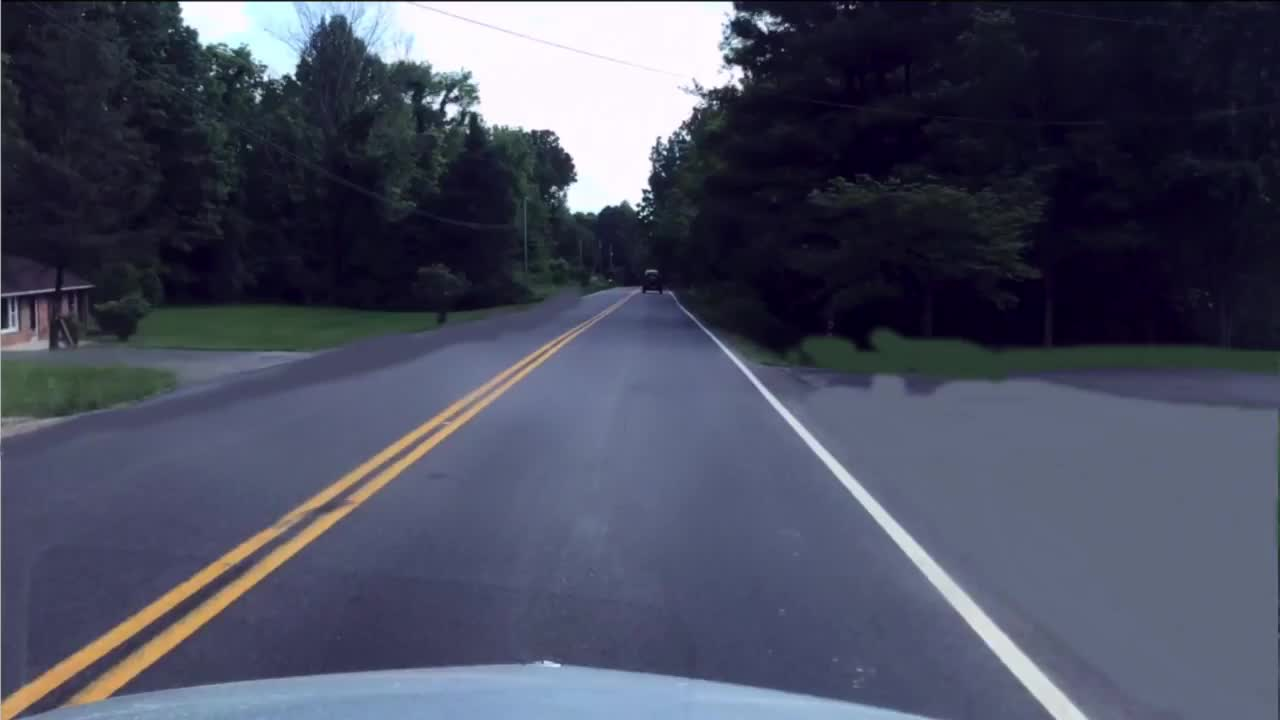
#> input picture roadlaneimg/1.png, 1280 x 720 px; its folder holds only this picture in this run
$ python -i main.py   (imports and definitions only)
#> lines starting #> are read from the running program, lines starting #| are printed output that depends on the picture; after the words box and inside, x2 and y2 are one past the last pixel; in counts of white or black regions, pixels touching at a corner belong together
import pickle
import cv2
import math
import matplotlib as mpl
from matplotlib.pyplot import gray
import matplotlib.pyplot as plt
import matplotlib.gridspec as gridspec

import numpy as np

from moviepy.editor import VideoFileClip

lastBestKnownPosSlope = [1, 1]
lastBestKnownNegSlope = [-1, -1]


def grayscale(img):
    return cv2.cvtColor(img, cv2.COLOR_RGB2GRAY)

def to_hsv(img):
    return cv2.cvtColor(img, cv2.COLOR_BGR2HSV)

def canny(img, low_threshold, high_threshold):
    return cv2.Canny(img, low_threshold, high_threshold)

def gaussian_blur(img, kernel_size):
    return cv2.GaussianBlur(img, (kernel_size, kernel_size), 0)

def region_of_interest(img, vertices):
    """
    Applies an image mask.

    Only keeps the region of the image defined by the polygon
    formed from `vertices`. The rest of the image is set to black.
    """
    # defining a blank mask to start with
    mask = np.zeros_like(img)

    # defining a 3 channel or 1 channel color to fill the mask with depending on the input image
    if len(img.shape) > 2:
        channel_count = img.shape[2]  # i.e. 3 or 4 depending on your image
        ignore_mask_color = 255 * channel_count
    else:
        ignore_mask_color = 255

    # filling pixels inside the polygon defined by "vertices" with the fill color
    cv2.fillPoly(mask, vertices, ignore_mask_color)

    # returning the image only where mask pixels are nonzero
    masked_image = cv2.bitwise_and(img, mask)

    return masked_image, img


def draw_lines(img, lines, color=[255, 0, 0], thickness=10):
    global lastBestKnownPosSlope
    global lastBestKnownNegSlope

    posSlopePoints = []
    negSlopePoints = []
    bestPosLineFitSlopeInt = []
    bestNegLineFitSlopeInt = []

    for line in lines:
        for x1, y1, x2, y2 in line:
            # Find the Slope ((y2-y1)/(x2-x1))
            # If slope > 0, it should be the right lane line & if slope < 0, it should be left lane
            slope = ((y2 - y1) / (x2 - x1))
            if 0.85 > slope > 0.55:
                if not math.isnan(x1) or math.isnan(y1) or math.isnan(x2) or math.isnan(y2):
                    posSlopePoints.append([x1, y1])
                    posSlopePoints.append([x2, y2])
            elif -0.80 < slope < -0.5:
                if not math.isnan(x1) or math.isnan(y1) or math.isnan(x2) or math.isnan(y2):
                    negSlopePoints.append([x1, y1])
                    negSlopePoints.append([x2, y2])

    # print("Positive slope line points: ", posSlopePoints)
    # print("Negative slope line points: ", negSlopePoints)

    posSlopeXs = []
    posSlopeYs = []
    negSlopeXs = []
    negSlopeYs = []

    posSlopeXs = [pair[0] for pair in posSlopePoints]
    posSlopeYs = [pair[1] for pair in posSlopePoints]
    negSlopeXs = [pair[0] for pair in negSlopePoints]
    negSlopeYs = [pair[1] for pair in negSlopePoints]

    try:
        # Get the best line fit through the available points and store the slope & intercept of this line for both left & right lanes
        bestPosLineFitSlopeInt = np.polyfit(posSlopeXs, posSlopeYs, 1)
    except Exception as e:
        if lastBestKnownPosSlope is not None:
            bestPosLineFitSlopeInt = lastBestKnownPosSlope
        else:
            bestPosLineFitSlopeInt = [0, 0]
    try:
        bestNegLineFitSlopeInt = np.polyfit(negSlopeXs, negSlopeYs, 1)
    except Exception as e:

        if lastBestKnownNegSlope is not None:
            bestNegLineFitSlopeInt = lastBestKnownNegSlope
        else:
            bestNegLineFitSlopeInt = [0, 0]

    lastBestKnownPosSlope = bestPosLineFitSlopeInt
    lastBestKnownNegSlope = bestNegLineFitSlopeInt

    # Once we have line which is the best available fit through all the lines, extend this line to the ROI mask edges
    # Extended Left lane line bottom co-ordinates
    leftby = imgheight  # Y coordinate from ROI mask
    # X coordinate = (y-c)/m
    leftbx = (leftby - bestNegLineFitSlopeInt[1]) / bestNegLineFitSlopeInt[0]

    # Extended Left lane line top co-ordinates
    leftty = 0.62 * imgheight  # Y coordinate from ROI mask
    # X coordinate = (y-c)/m
    lefttx = (leftty - bestNegLineFitSlopeInt[1]) / bestNegLineFitSlopeInt[0]

    # Extended right lane line bottom co-ordinates
    rightby = imgheight  # Y coordinate from ROI mask
    # X coordinate = (y-c)/m
    rightbx = (rightby - bestPosLineFitSlopeInt[1]) / bestPosLineFitSlopeInt[0]

    # Extended right lane line top co-ordinates
    rightty = 0.62 * imgheight  # Y coordinate from ROI mask
    # X coordinate = (y-c)/m
    righttx = (rightty - bestPosLineFitSlopeInt[1]) / bestPosLineFitSlopeInt[0]

    cv2.line(img, (int(leftbx), int(leftby)),
             (int(lefttx), int(leftty)), color, thickness)
    #    plt.figure()
    #    plt.imshow(img)  #For debug
    cv2.line(img, (int(rightbx), int(rightby)),
             (int(righttx), int(rightty)), color, thickness)
    # plt.imshow(img)  #For debug


def hough_lines(img, rho, theta, threshold, min_line_len, max_line_gap, img2):
    """
    `img` should be the output of a Canny transform.

    Returns an image with hough lines drawn.
    """
    lines = cv2.HoughLinesP(img, rho, theta, threshold, np.array([]), minLineLength=min_line_len,
                            maxLineGap=max_line_gap)
    # print(lines)
    if lines is None:
        # cv2.imshow("Hough Lines",img)
        # cv2.imshow("Original Image",img2)
        # cv2.waitKey(0)
        lines = []
    line_img = np.zeros((img.shape[0], img.shape[1], 3), dtype=np.uint8)
    draw_lines(line_img, lines)
    return line_img


def weighted_img(img, initial_img, a=0.8, b=1., c=0.):
    return cv2.addWeighted(initial_img, a, img, b, c)

def process_static_image(image):
    # import Camera Calibration Parameters
    dist_pickle = "wide_dist_pickle.p"
    with open(dist_pickle, mode="rb") as f:
        CalData = pickle.load(f)
    mtx, dist = CalData["mtx"], CalData["dist"]
    # undistort image for better accuracy
    undist_img = cv2.undistort(image, mtx, dist, None, mtx)
    # Better accuracy at some videos, worse at the rest
    # image = undist_img

    gray = grayscale(image)

    # define a kernel size and apply Gaussian smoothing
    kernel_size = 5
    blur_gray = gaussian_blur(gray, kernel_size)

    # define our parameters for Canny and apply
    low_threshold = 50
    high_threshold = 150
    # edges = canny(blur_hsv, low_threshold, high_threshold)
    edges = canny(blur_gray, low_threshold, high_threshold)

    # defining a four sided polygon to create a mask
    global imgheight
    global imgwidth
    imgheight = image.shape[0]
    imgwidth = image.shape[1]
    vertices = np.array([[(0.05 * imgwidth, imgheight), (0.48 * imgwidth, 0.62 * imgheight),
                          (0.55 * imgwidth, 0.62 * imgheight), (0.95 * imgwidth, imgheight)]], dtype=np.int32)
    masked_edges, img = region_of_interest(edges, vertices)

    # define the Hough transform parameters
    rho = 2
    theta = np.pi / 180
    threshold = 40
    min_line_len = 10
    max_line_gap = 50

    hough_lines_img = hough_lines(
        masked_edges, rho, theta, threshold, min_line_len, max_line_gap, img)

    line_marked_img = weighted_img(hough_lines_img, image)
    return line_marked_img

def video_init():
    output = 'lane_detect_output\\processedVideo.mp4'
    to_be_processed_video = VideoFileClip("roadlaneimg\\video3.webm")
    clip = to_be_processed_video.fl_image(process_static_image)
    clip.write_videofile(output, audio=False)


# [1 line not run here, left out]

>>> import cv2
>>> picture = cv2.cvtColor(cv2.imread('roadlaneimg/1.png'), cv2.COLOR_BGR2RGB)
>>> result = process_static_image(picture)
#> (reads wide_dist_pickle.p from the repository)
#> in canny, `return cv2.Canny(img, low_threshold, high_threshold)`:
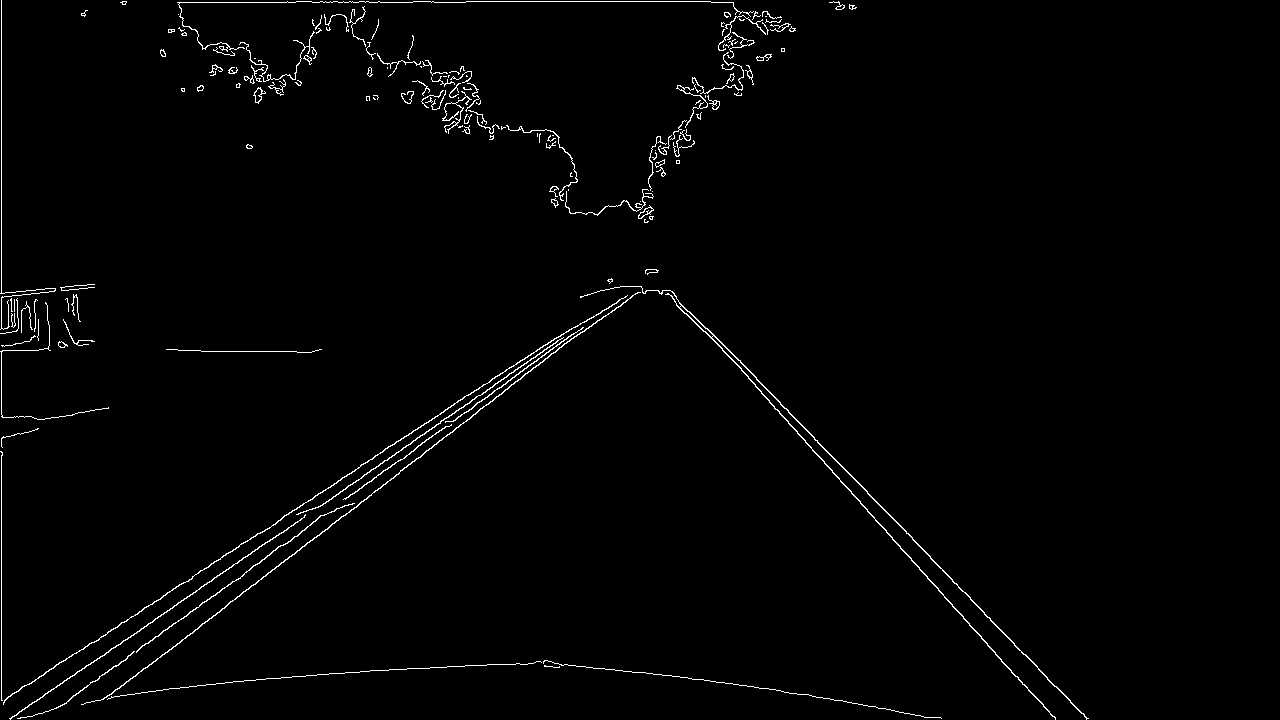
#> returned value: shape (720, 1280); 1.4% white in thin lines or dots, all inside (x1, y1, x2, y2) = (0, 0, 1089, 720)
#> in region_of_interest, `cv2.fillPoly(mask, vertices, ignore_mask_color)`: mask: shape (720, 1280); 18.5% white; 1 white region, box (x1, y1, x2, y2) and area: (66, 446, 1216, 720) 170273
#> in region_of_interest, `masked_image = cv2.bitwise_and(img, mask)`:
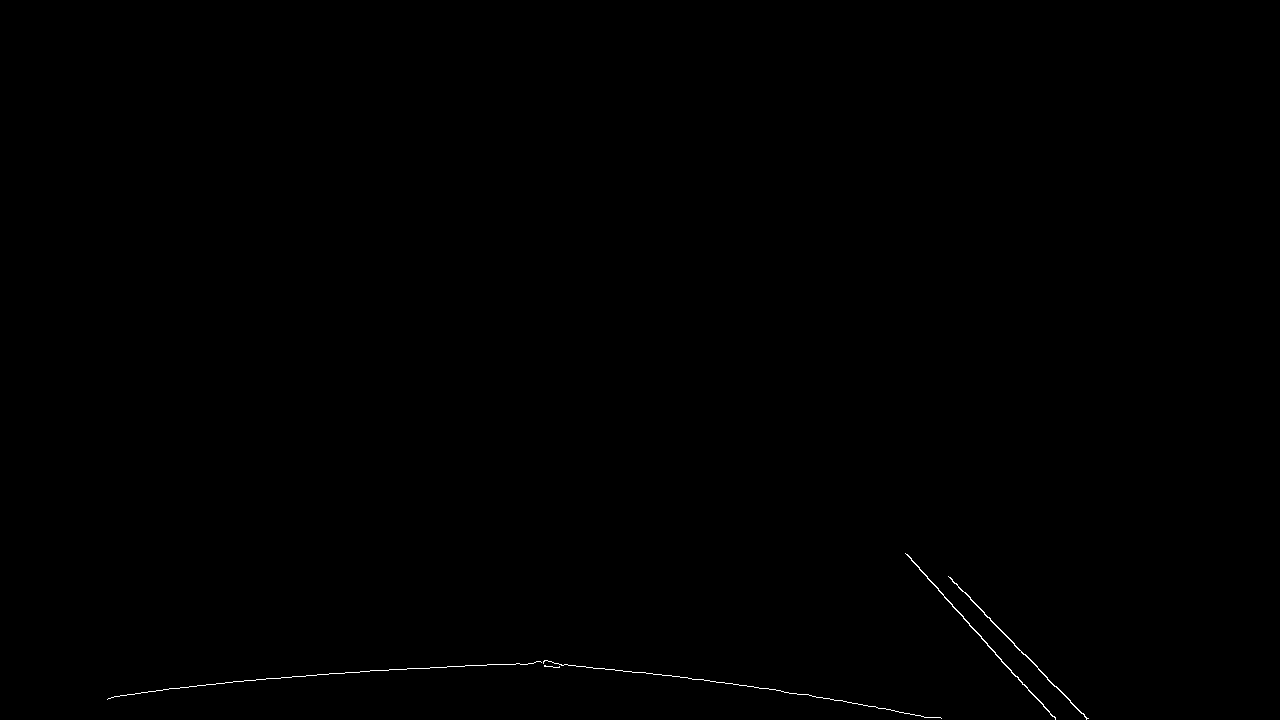
#> masked_image: shape (720, 1280); 0.16% white in thin lines or dots, all inside (x1, y1, x2, y2) = (107, 553, 1089, 720)
#> in hough_lines, `lines = cv2.HoughLinesP(img, rho, theta, threshold, np.array([]), minL..`: lines = 13 rows, first 6: [233, 681, 448, 666], [911, 560, 1030, 692], [948, 576, 1086, 719], [536, 661, 687, 677], [752, 686, 933, 717], [111, 697, 198, 685]
#> the loop in draw_lines, `for line in lines:` made 13 passes
#> line on passes 1 to 12: [[233, 681, 448, 666]], [[911, 560, 1030, 692]], [[948, 576, 1086, 719]], [[536, 661, 687, 677]], [[752, 686, 933, 717]], [[111, 697, 198, 685]], [[907, 554, 1055, 719]], [[1025, 654, 1075, 707]], [[516, 663, 559, 666]], [[692, 679, 715, 681]], [[703, 679, 747, 686]], [[487, 664, 561, 664]]
#> after the loop in draw_lines, `for line in lines:`: negSlopePoints = []
#> in draw_lines, `cv2.line(img, (int(leftbx), int(leftby)), (int(lefttx), int(leftty)), ..`: img: shape (720, 1280, 3); every value is 0
#> in draw_lines, `cv2.line(img, (int(rightbx), int(rightby)), (int(righttx), int(rightty..`:
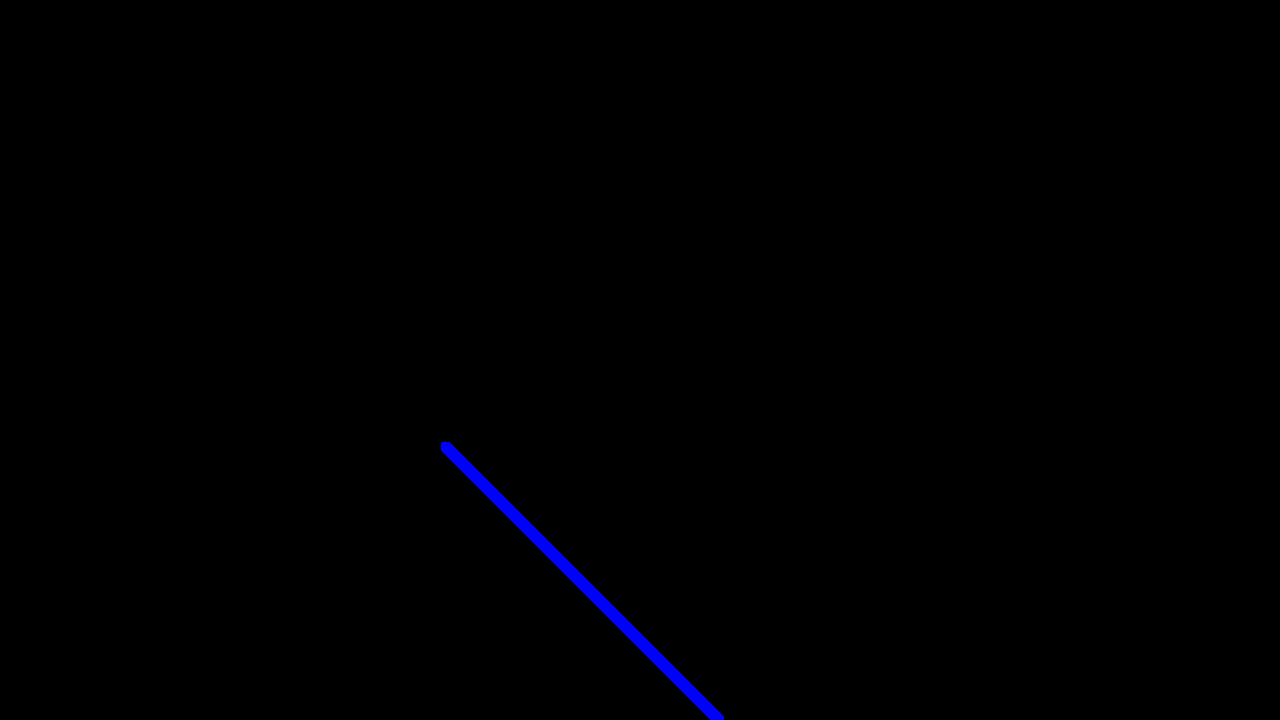
#> img: shape (720, 1280, 3); mean of channels 0, 1, 2 1.3, 0, 0; drawn as B, G, R
#> in weighted_img, `return cv2.addWeighted(initial_img, a, img, b, c)`:
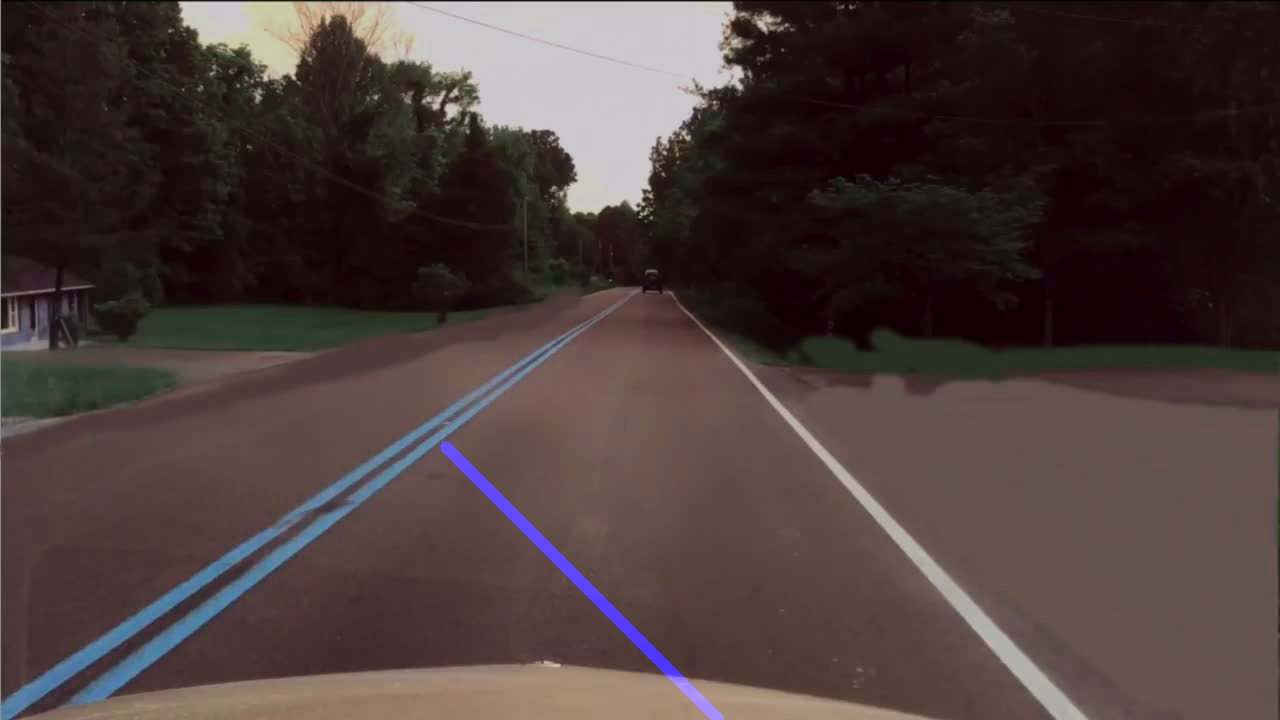
#> returned value: shape (720, 1280, 3); mean of channels 0, 1, 2 59, 60.9, 75.7; drawn as B, G, R
